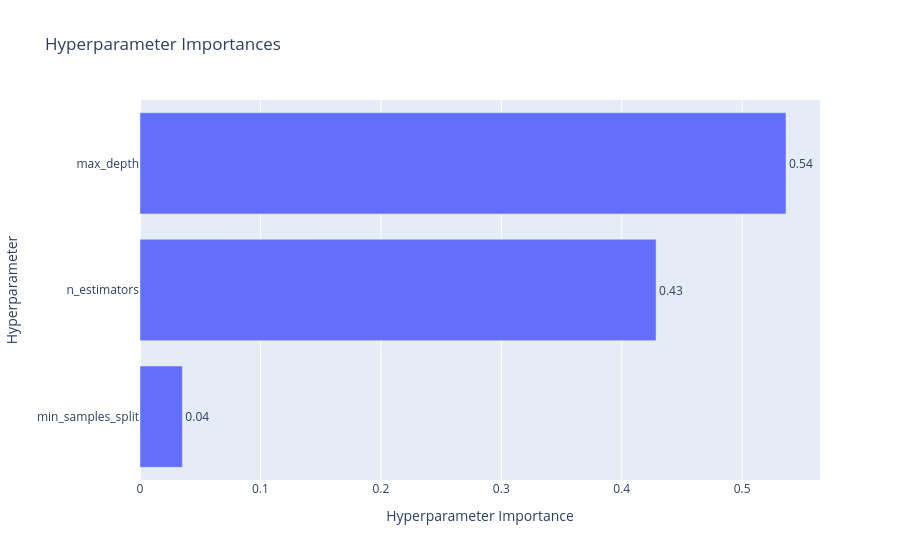

The notebook cell saved with this chart:
### Markdown cell above
## parameter importance plot

### Code cell
plot_param_importances(study).show()

### Figure 1 — Plotly figure (JSON) as saved in the notebook; plotly's stock layout.template omitted (floating-point values rounded to 4 significant figures)
{"data": [{"cliponaxis": false, "hovertemplate": ["min_samples_split (IntDistribution): 0.035160664182917606<extra></extra>", "n_estimators (IntDistribution): 0.42847530502287845<extra></extra>", "max_depth (IntDistribution): 0.5363640307942039<extra></extra>"], "name": "Objective Value", "orientation": "h", "text": ["0.04", "0.43", "0.54"], "textposition": "outside", "type": "bar", "x": [0.03516, 0.4285, 0.5364], "y": ["min_samples_split", "n_estimators", "max_depth"]}], "layout": {"title": {"text": "Hyperparameter Importances"}, "xaxis": {"title": {"text": "Hyperparameter Importance"}}, "yaxis": {"title": {"text": "Hyperparameter"}}}}
